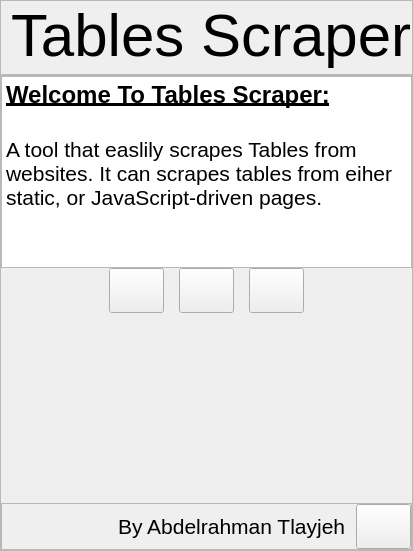
      <widget class="QWidget" name="intro_page">
       <layout class="QVBoxLayout" name="verticalLayout">
        <property name="spacing">
         <number>0</number>
        </property>
        <property name="leftMargin">
         <number>0</number>
        </property>
        <property name="topMargin">
         <number>0</number>
        </property>
        <property name="rightMargin">
         <number>0</number>
        </property>
        <property name="bottomMargin">
         <number>0</number>
        </property>
        <item>
         <widget class="QFrame" name="intro_header">
          <property name="frameShape">
           <enum>QFrame::StyledPanel</enum>
          </property>
          <property name="frameShadow">
           <enum>QFrame::Raised</enum>
          </property>
          <layout class="QVBoxLayout" name="verticalLayout_2">
           <property name="spacing">
            <number>0</number>
           </property>
           <property name="leftMargin">
            <number>10</number>
           </property>
           <property name="topMargin">
            <number>0</number>
           </property>
           <property name="rightMargin">
            <number>0</number>
           </property>
           <property name="bottomMargin">
            <number>5</number>
           </property>
           <item alignment="Qt::AlignTop">
            <widget class="QLabel" name="label">
             <property name="font">
              <font>
               <pointsize>45</pointsize>
              </font>
             </property>
             <property name="text">
              <string>Tables Scraper</string>
             </property>
            </widget>
           </item>
          </layout>
         </widget>
        </item>
        <item>
         <widget class="QFrame" name="intro_body">
          <property name="sizePolicy">
           <sizepolicy hsizetype="Preferred" vsizetype="Expanding">
            <horstretch>0</horstretch>
            <verstretch>0</verstretch>
           </sizepolicy>
          </property>
          <property name="frameShape">
           <enum>QFrame::StyledPanel</enum>
          </property>
          <property name="frameShadow">
           <enum>QFrame::Raised</enum>
          </property>
          <layout class="QVBoxLayout" name="verticalLayout_3">
           <property name="spacing">
            <number>0</number>
           </property>
           <property name="leftMargin">
            <number>0</number>
           </property>
           <property name="topMargin">
            <number>0</number>
           </property>
           <property name="rightMargin">
            <number>0</number>
           </property>
           <property name="bottomMargin">
            <number>0</number>
           </property>
           <item>
            <widget class="QTextBrowser" name="intro_textBrowser">
             <property name="html">
              <string>&lt;!DOCTYPE HTML PUBLIC &quot;-//W3C//DTD HTML 4.0//EN&quot; &quot;http://www.w3.org/TR/REC-html40/strict.dtd&quot;&gt;
&lt;html&gt;&lt;head&gt;&lt;meta name=&quot;qrichtext&quot; content=&quot;1&quot; /&gt;&lt;style type=&quot;text/css&quot;&gt;
p, li { white-space: pre-wrap; }
&lt;/style&gt;&lt;/head&gt;&lt;body style=&quot; font-family:'MS Shell Dlg 2'; font-size:7.8pt; font-weight:400; font-style:normal;&quot;&gt;
&lt;p style=&quot; margin-top:0px; margin-bottom:0px; margin-left:0px; margin-right:0px; -qt-block-indent:0; text-indent:0px;&quot;&gt;&lt;span style=&quot; font-size:18pt; font-weight:600; text-decoration: underline;&quot;&gt;Welcome To Tables Scraper:&lt;/span&gt;&lt;/p&gt;
&lt;p style=&quot;-qt-paragraph-type:empty; margin-top:0px; margin-bottom:0px; margin-left:0px; margin-right:0px; -qt-block-indent:0; text-indent:0px; font-size:18pt; font-weight:600; text-decoration: underline;&quot;&gt;&lt;br /&gt;&lt;/p&gt;
&lt;p style=&quot; margin-top:0px; margin-bottom:0px; margin-left:0px; margin-right:0px; -qt-block-indent:0; text-indent:0px;&quot;&gt;&lt;span style=&quot; font-size:16pt;&quot;&gt;A tool that easlily scrapes Tables from websites. It can scrapes tables from eiher static, or JavaScript-driven pages.&lt;/span&gt;&lt;/p&gt;&lt;/body&gt;&lt;/html&gt;</string>
             </property>
            </widget>
           </item>
           <item>
            <layout class="QHBoxLayout" name="horizontalLayout">
             <property name="spacing">
              <number>15</number>
             </property>
             <item>
              <spacer name="horizontalSpacer">
               <property name="orientation">
                <enum>Qt::Horizontal</enum>
               </property>
               <property name="sizeHint" stdset="0">
                <size>
                 <width>40</width>
                 <height>20</height>
                </size>
               </property>
              </spacer>
             </item>
             <item>
              <widget class="QPushButton" name="about_pushButton">
               <property name="sizePolicy">
                <sizepolicy hsizetype="Fixed" vsizetype="Fixed">
                 <horstretch>0</horstretch>
                 <verstretch>0</verstretch>
                </sizepolicy>
               </property>
               <property name="minimumSize">
                <size>
                 <width>55</width>
                 <height>45</height>
                </size>
               </property>
               <property name="cursor">
                <cursorShape>PointingHandCursor</cursorShape>
               </property>
               <property name="toolTip">
                <string>more info</string>
               </property>
               <property name="text">
                <string/>
               </property>
               <property name="icon">
                <iconset>
                 <normaloff>../../folder-organizer/icons/about.svg</normaloff>../../folder-organizer/icons/about.svg</iconset>
               </property>
               <property name="iconSize">
                <size>
                 <width>27</width>
                 <height>27</height>
                </size>
               </property>
              </widget>
             </item>
             <item>
              <widget class="QPushButton" name="settings_pushButton">
               <property name="sizePolicy">
                <sizepolicy hsizetype="Fixed" vsizetype="Fixed">
                 <horstretch>0</horstretch>
                 <verstretch>0</verstretch>
                </sizepolicy>
               </property>
               <property name="minimumSize">
                <size>
                 <width>55</width>
                 <height>45</height>
                </size>
               </property>
               <property name="cursor">
                <cursorShape>PointingHandCursor</cursorShape>
               </property>
               <property name="toolTip">
                <string>settings</string>
               </property>
               <property name="text">
                <string/>
               </property>
               <property name="icon">
                <iconset>
                 <normaloff>../../folder-organizer/icons/settings.svg</normaloff>../../folder-organizer/icons/settings.svg</iconset>
               </property>
               <property name="iconSize">
                <size>
                 <width>27</width>
                 <height>27</height>
                </size>
               </property>
              </widget>
             </item>
             <item>
              <widget class="QPushButton" name="start_program_button">
               <property name="sizePolicy">
                <sizepolicy hsizetype="Fixed" vsizetype="Fixed">
                 <horstretch>0</horstretch>
                 <verstretch>0</verstretch>
                </sizepolicy>
               </property>
               <property name="minimumSize">
                <size>
                 <width>55</width>
                 <height>45</height>
                </size>
               </property>
               <property name="cursor">
                <cursorShape>PointingHandCursor</cursorShape>
               </property>
               <property name="toolTip">
                <string>start</string>
               </property>
               <property name="text">
                <string/>
               </property>
               <property name="icon">
                <iconset>
                 <normaloff>../../folder-organizer/icons/start.svg</normaloff>../../folder-organizer/icons/start.svg</iconset>
               </property>
               <property name="iconSize">
                <size>
                 <width>27</width>
                 <height>27</height>
                </size>
               </property>
              </widget>
             </item>
             <item>
              <spacer name="horizontalSpacer_2">
               <property name="orientation">
                <enum>Qt::Horizontal</enum>
               </property>
               <property name="sizeHint" stdset="0">
                <size>
                 <width>40</width>
                 <height>20</height>
                </size>
               </property>
              </spacer>
             </item>
            </layout>
           </item>
           <item>
            <spacer name="verticalSpacer_2">
             <property name="orientation">
              <enum>Qt::Vertical</enum>
             </property>
             <property name="sizeHint" stdset="0">
              <size>
               <width>20</width>
               <height>190</height>
              </size>
             </property>
            </spacer>
           </item>
           <item>
            <widget class="QFrame" name="footer">
             <property name="frameShape">
              <enum>QFrame::StyledPanel</enum>
             </property>
             <property name="frameShadow">
              <enum>QFrame::Raised</enum>
             </property>
             <layout class="QHBoxLayout" name="horizontalLayout_2">
              <property name="spacing">
               <number>10</number>
              </property>
              <property name="leftMargin">
               <number>5</number>
              </property>
              <property name="topMargin">
               <number>0</number>
              </property>
              <property name="rightMargin">
               <number>0</number>
              </property>
              <property name="bottomMargin">
               <number>0</number>
              </property>
              <item alignment="Qt::AlignRight">
               <widget class="QLabel" name="footer_label">
                <property name="font">
                 <font>
                  <pointsize>16</pointsize>
                 </font>
                </property>
                <property name="text">
                 <string>By Abdelrahman Tlayjeh</string>
                </property>
               </widget>
              </item>
              <item>
               <widget class="QPushButton" name="github_pushButton">
                <property name="sizePolicy">
                 <sizepolicy hsizetype="Fixed" vsizetype="Fixed">
                  <horstretch>0</horstretch>
                  <verstretch>0</verstretch>
                 </sizepolicy>
                </property>
                <property name="minimumSize">
                 <size>
                  <width>55</width>
                  <height>45</height>
                 </size>
                </property>
                <property name="cursor">
                 <cursorShape>PointingHandCursor</cursorShape>
                </property>
                <property name="toolTip">
                 <string>see on Github</string>
                </property>
                <property name="text">
                 <string/>
                </property>
                <property name="icon">
                 <iconset>
                  <normaloff>../../folder-organizer/icons/github.svg</normaloff>../../folder-organizer/icons/github.svg</iconset>
                </property>
                <property name="iconSize">
                 <size>
                  <width>32</width>
                  <height>32</height>
                 </size>
                </property>
               </widget>
              </item>
             </layout>
            </widget>
           </item>
          </layout>
         </widget>
        </item>
       </layout>
      </widget>
